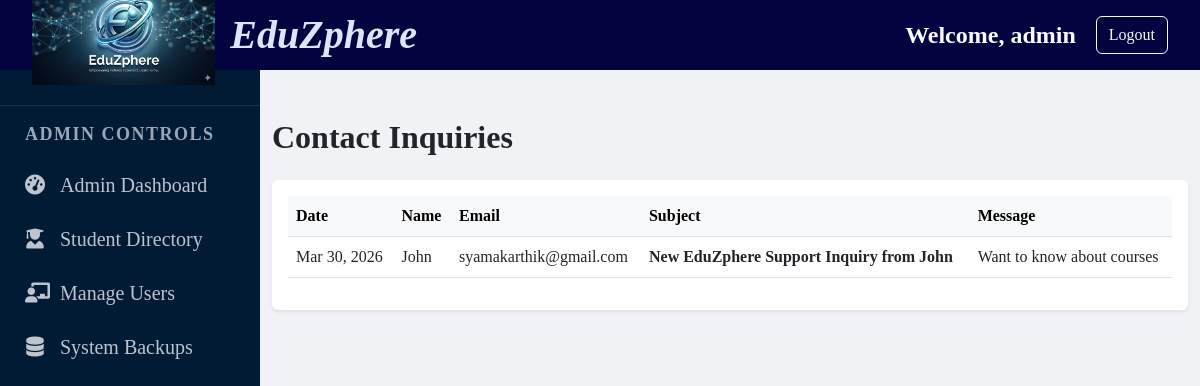
Page /inquiries/ (signed in) on the committed database.
### users/models.py (models this page shows, shortened)
class Inquiry(models.Model):
    name = models.CharField(max_length=100)
    email = models.EmailField()
    subject = models.CharField(max_length=200)
    message = models.TextField()
    created_at = models.DateTimeField(auto_now_add=True)
    is_read = models.BooleanField(default=False)

### users/views.py (the view)
# urls.py: path('inquiries/', inquiry_list, name='inquiry_list'),
@staff_member_required
def inquiry_list(request):
    inquiries = Inquiry.objects.all().order_by('-created_at')
    return render(request, 'inquiry_list.html', {'inquiries': inquiries})

### templates/inquiry_list.html
{% extends 'base.html' %}
{% block content %}
<div class="container mt-5">
    <h2 class="fw-bold mb-4">Contact Inquiries</h2>
    <div class="card shadow-sm border-0">
        <div class="table-responsive p-3">
            <table class="table table-hover">
                <thead class="table-light">
                    <tr>
                        <th>Date</th>
                        <th>Name</th>
                        <th>Email</th>
                        <th>Subject</th>
                        <th>Message</th>
                    </tr>
                </thead>
                <tbody>
                    {% for inquiry in inquiries %}
                    <tr>
                        <td>{{ inquiry.created_at|date:"M d, Y" }}</td>
                        <td>{{ inquiry.name }}</td>
                        <td>{{ inquiry.email }}</td>
                        <td><strong>{{ inquiry.subject }}</strong></td>
                        <td>{{ inquiry.message|truncatewords:10 }}</td>
                    </tr>
                    {% empty %}
                    <tr>
                        <td colspan="5" class="text-center text-muted">No inquiries found.</td>
                    </tr>
                    {% endfor %}
                </tbody>
            </table>
        </div>
    </div>
</div>
{% endblock %}

### templates/base.html (shortened to what this page needs)
{% load static %}
<!DOCTYPE html>
<html lang="en">
<head>
    <link href="https://cdn.jsdelivr.net/npm/bootstrap@5.3.0/dist/css/bootstrap.min.css" rel="stylesheet">
    <link rel="stylesheet" href="{% static 'css/style.css' %}">
    <link rel="stylesheet" href="https://cdnjs.cloudflare.com/ajax/libs/font-awesome/6.0.0/css/all.min.css">
</head>
<body>
    <div class="dashboard-wrapper">
        <header class="main-header">
            <div class="logo-container">
                <img src="{% static 'images/logo.png' %}" alt="EduZphere Logo" class="logo-image">
                <span class="logo-text">EduZphere</span>
            </div>
            <div class="header-auth-bar">
            {% if user.is_authenticated %}
                <span class="text-light fs-4">Welcome, {{ user.username }}</span>
                <a href="{% url 'logout' %}" class="btn btn-outline-light btn-md">Logout</a>
            {% else %}
                <a href="{% url 'login' %}" class="text-white me-3 text-decoration-none">Login</a>
                <a href="{% url 'register' %}" class="btn btn-light btn-sm">Join Now</a>
            {% endif %}
            </div>
        </header>
        <div class="main-body-container">
            <nav class="sidebar">
           <ul>
            {% if not user.is_authenticated %}
            <li class="sidebar-divider">Discovery</li>
            <li><a href="{% url 'home' %}" class="{% if request.resolver_match.url_name == 'home' %}active{% endif %}"><i class="fa-solid fa-house"></i> Home</a></li>
            <li><a href="{% url 'about' %}" class="{% if request.resolver_match.url_name == 'about' %}active{% endif %}"><i class="fa-solid fa-circle-info"></i> About EduZphere</a></li>
            <li><a href="{% url 'workshops' %}" class="{% if request.resolver_match.url_name == 'workshops' %}active{% endif %}"><i class="fa-solid fa-bolt"></i> Free Workshops</a></li>
            <li><a href="{% url 'contact' %}" class="{% if request.resolver_match.url_name == 'contact' %}active{% endif %}"><i class="fa-solid fa-envelope"></i> Contact Support</a></li>
            <li class="sidebar-divider">Getting Started</li>
            {% if user.is_authenticated and user.is_staff or user.profile.role == 'admin' %}
                <li class="sidebar-divider">Administration</li>
                <li>
                    <a href="{% url 'dashboard' %}" class="{% if request.resolver_match.url_name == 'dashboard' %}active{% endif %}">
                        <i class="fa-solid fa-gauge-high"></i> Admin Dashboard
                    </a>
                </li>
                <li><a href="/admin/"><i class="fa-solid fa-database"></i>Administration</a></li>
            {% endif %}
            <li><a href="{% url 'register' %}"><i class="fa-solid fa-user-plus"></i> Become a Member</a></li>
            {% elif user.is_staff or user.profile.role == 'admin' %}
                <li class="sidebar-divider">Admin Controls</li>
                <li><a href="{% url 'dashboard' %}" class="{% if request.resolver_match.url_name == 'dashboard' %}active{% endif %}">
                    <i class="fa-solid fa-gauge-high"></i> Admin Dashboard</a>
                </li>
                <li><a href="{% url 'student_list' %}" class="{% if request.resolver_match.url_name == 'student_list' %}active{% endif %}">
                    <i class="fa-solid fa-user-graduate"></i> Student Directory</a>
                </li>
                <li><a href="/admin/auth/user/"><i class="fa-solid fa-chalkboard-user"></i> Manage Users</a></li>
                <li><a href="{% url 'system_backup' %}"><i class="fa-solid fa-database"></i> System Backups</a></li>
            {% endif %}
            </ul>
            </nav>
            <div class="main-content">
            {% block content %}
            {% endblock %}
            </div>
        </div>
    </div>
</body>
</html>

### static/css/style.css (style rules this page uses)
:root { --main-bg:var(--text-light); --glass-bg: rgba(255, 255, 255, 0.9); --sidebar-bg: #011627; --accent-blue: #0066ff; --text-dark: #1a202c; --text-muted: #718096; }
html,body { background-size: cover; background-attachment: fixed; font-family:'Times New Roman', Times, serif; height: 100%; margin: 0; overflow: hidden; }
:root { --main-bg-color: #f0f2f5; --sidebar-bg-color: #021b35; --sidebar-hover: rgba(255, 255, 255, 0.1); --accent-blue: #0066ff; --text-light: #bdc4ce; --white: #ffffff; }
* { box-sizing: border-box; margin: 0; padding: 0; }
.main-header { height: 100px; grid-area: header; background-color: rgb(3, 3, 63); display: flex; justify-content: space-between; align-items: center; padding: 0 2rem; border-bottom: none; height: 70px; flex-shrink: 0; z-index: 1000; }
.header-auth-bar { display: flex; align-items: center; gap: 20px; font-size: 1.3rem; font-weight: bold; }
.logo-container { display: flex; align-items: center; }
.logo-image { height: 100px; object-fit: contain; margin-right: 15px; }
.logo-text { font-size: 2.5rem; font-family:'Times New Roman', Times, serif; font-style: italic; font-weight: 800; color: #dae7f8; font-weight: bold; }
.dashboard-wrapper { display: flex; flex-direction: column; height: 100vh; overflow: hidden; }
.main-body-container { grid-area: main-body; display: flex; flex: 1; overflow: hidden; min-height: calc(100vh - 70px); }
.sidebar { width: 260px; background-color: #021b35;; min-height: 100vh; overflow-y: auto; padding: 20px 0; transition: all 0.3s; }
.sidebar ul { list-style: none; padding: 0; }
.sidebar ul li a { display: flex; align-items: center; padding: 12px 25px; color: #bdc4ce; text-decoration: none; font-size: 20px; transition: 0.3s; }
.sidebar ul li a i { margin-right: 15px; width: 20px; text-align: center; }
.sidebar-divider { padding: 20px 25px 10px; font-size: 18px; text-transform: uppercase; letter-spacing: 1.5px; color: #99a7b7; font-weight: bold; border-top: 1px solid rgba(255,255,255,0.1); margin-top: 15px; padding-top: 15px; }
.main-content { flex: 1; padding: 0; background-color: var(--main-bg-color); overflow-y: auto; display: block; }
.main-content h1, .main-content h2, .main-content h4 { margin-top: 0; margin-bottom: 1.5rem; }

### rows in the picture
Inquiry: created_at "Mar 30, 2026", name "John", email "syamakarthik@gmail.com", subject "New EduZphere Support Inquiry from John", message "Want to know about courses"

### other values in the picture
{{ user.username }} "admin"
